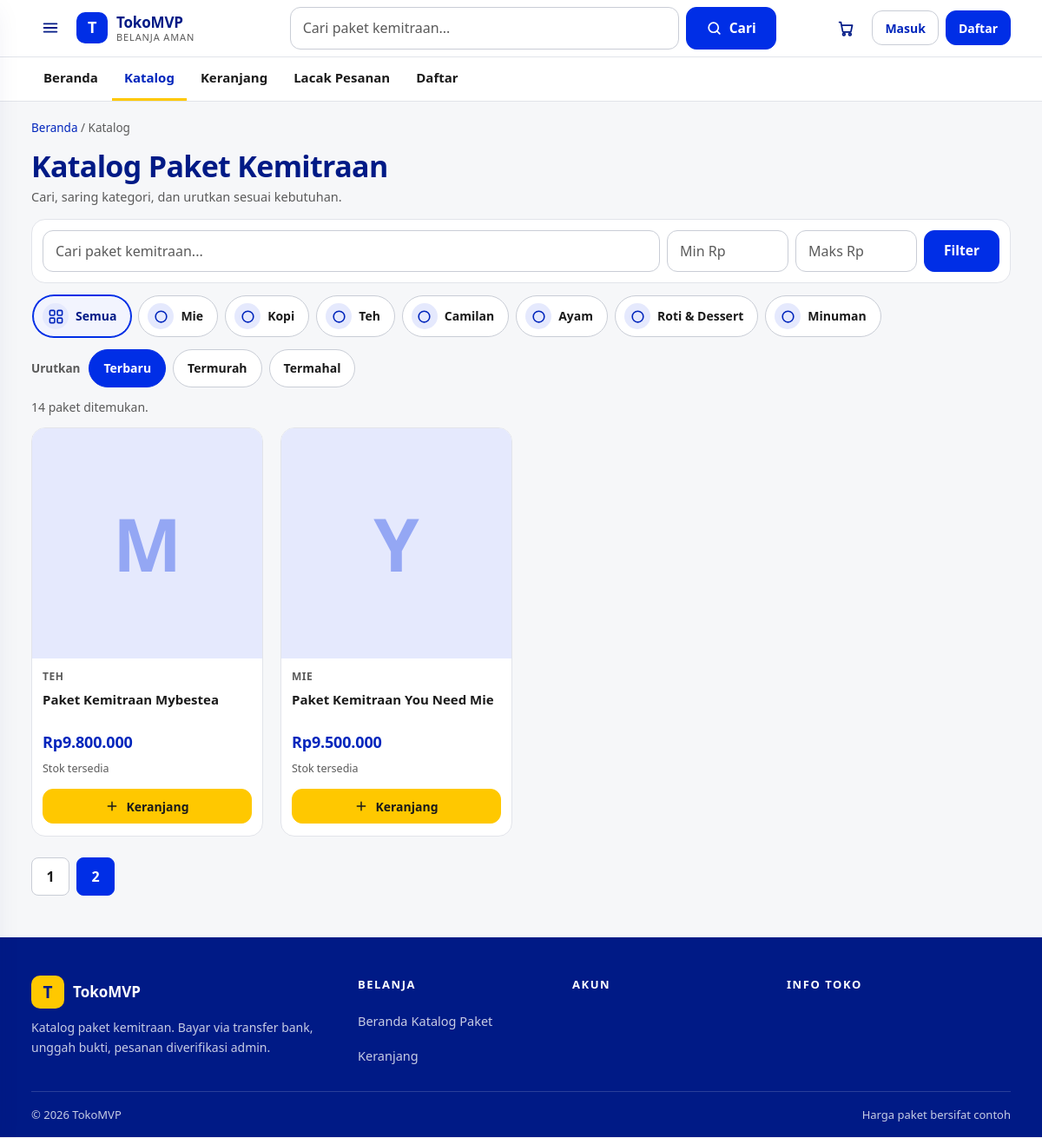
Page /products?page=2 on the committed database.
### tables this page shows
CREATE TABLE categories (
  id INT UNSIGNED AUTO_INCREMENT PRIMARY KEY,
  name VARCHAR(120) NOT NULL,
  slug VARCHAR(150) NOT NULL,
  parent_id INT UNSIGNED NULL,
  created_at DATETIME NOT NULL DEFAULT CURRENT_TIMESTAMP,
  UNIQUE KEY uq_cat_slug (slug),
  CONSTRAINT fk_cat_parent FOREIGN KEY (parent_id) REFERENCES categories(id) ON DELETE SET NULL
);

CREATE TABLE products (
  id INT UNSIGNED AUTO_INCREMENT PRIMARY KEY,
  category_id INT UNSIGNED NULL,
  name VARCHAR(200) NOT NULL,
  slug VARCHAR(220) NOT NULL,
  sku VARCHAR(80) NOT NULL,
  description TEXT NULL,
  price INT UNSIGNED NOT NULL DEFAULT 0 COMMENT 'IDR, harga dasar',
  compare_price INT UNSIGNED NULL,
  weight_gram INT UNSIGNED NOT NULL DEFAULT 0,
  status ENUM('draft','published','archived') NOT NULL DEFAULT 'draft',
  created_at DATETIME NOT NULL DEFAULT CURRENT_TIMESTAMP,
  updated_at DATETIME NOT NULL DEFAULT CURRENT_TIMESTAMP ON UPDATE CURRENT_TIMESTAMP,
  UNIQUE KEY uq_products_slug (slug),
  UNIQUE KEY uq_products_sku (sku),
  KEY idx_products_status (status),
  KEY idx_products_cat (category_id),
  FULLTEXT KEY ft_products (name, description),
  CONSTRAINT fk_prod_cat FOREIGN KEY (category_id) REFERENCES categories(id) ON DELETE SET NULL
);

### app/Views/store/catalog.php (the view, shortened to what the rows shown need)
<?php
$map = [];
try {
  $ids = array_values(array_filter(array_map(fn($p) => (int)$p['id'], $products ?? [])));
  if ($ids) {
    $in = implode(',', $ids);
    $st = \App\Core\Database::pdo()->query(
      "SELECT product_id, MIN(id) AS vid, COALESCE(SUM(stock),0) AS stock FROM product_variants WHERE product_id IN ({$in}) AND status = 'active' GROUP BY product_id"
    );
    foreach ($st->fetchAll() as $r) { $map[(int)$r['product_id']] = ['vid' => (int)$r['vid'], 'stock' => (int)$r['stock']]; }
  }
} catch (\Throwable) { $map = []; }
$f = $filters ?? ['q' => '', 'category' => '', 'min_price' => '', 'max_price' => '', 'sort' => 'newest'];
$sort = $f['sort'] ?? 'newest';
$catOrder = ['mie', 'kopi', 'teh', 'camilan', 'ayam', 'roti-dessert', 'minuman'];
$cats = array_values($categories ?? []);
usort($cats, fn($a, $b) => (array_search($a['slug'], $catOrder) <=> array_search($b['slug'], $catOrder)));
$catIcon = [
  'mie' => '<path d="M4 12h16a8 8 0 0 1-16 0z"/><path d="M8 12V6m3 6V5m3 7V6m3 6v-3"/>',
  'kopi' => '<path d="M5 9h11v6a5 5 0 0 1-5 5h-1a5 5 0 0 1-5-5z"/><path d="M16 10h2a2.5 2.5 0 0 1 0 5h-2"/>',
  'teh' => '<path d="M7 9h10l-1.5 10h-7z"/><path d="M9 9c0-3 6-3 6 0"/>',
  'camilan' => '<path d="M6 9h12l-1.5 9h-9z"/><path d="M9 5l6 0M12 5V3"/>',
  'ayam' => '<circle cx="10" cy="14" r="5"/><path d="M14 11l5-5m-2 0h3v3"/>',
  'roti-dessert' => '<path d="M5 13a4 4 0 0 1 4-4h8a4 4 0 0 1 0 8H9a4 4 0 0 1-4-4z"/>',
  'minuman' => '<path d="M10 3h4v4l2 4v8a2 2 0 0 1-2 2h-4a2 2 0 0 1-2-2v-8l2-4z"/><path d="M10 12h4"/>',
];
$chipQs = function (string $cat) use ($f): string {
  $q = ['q' => $f['q'] ?? '', 'min' => $f['min_price'] ?? '', 'max' => $f['max_price'] ?? '', 'sort' => $f['sort'] ?? 'newest'];
  if ($cat !== '') { $q['category'] = $cat; }
  return http_build_query(array_filter($q, fn($v) => $v !== ''));
};
$sortQs = function (string $s) use ($f): string {
  $q = ['q' => $f['q'] ?? '', 'category' => $f['category'] ?? '', 'min' => $f['min_price'] ?? '', 'max' => $f['max_price'] ?? '', 'sort' => $s];
  return http_build_query(array_filter($q, fn($v) => $v !== ''));
};
?>
<div class="wrap page shop">
  <nav class="crumbs" aria-label="Breadcrumb"><a href="/">Beranda</a> / <span>Katalog</span></nav>
  <div class="shop-head">
    <div>
      <h1 class="shop-title">Katalog Paket Kemitraan</h1>
      <p class="muted shop-sub">Cari, saring kategori, dan urutkan sesuai kebutuhan.</p>
    </div>
  </div>
  <form method="get" action="/products" class="shop-filter" role="search">
    <div class="shop-filter__row">
      <input class="input" type="search" id="f-q" name="q" placeholder="Cari paket kemitraan..." value="<?= View::e($f['q'] ?? '') ?>">
      <input class="input shop-filter__num" type="number" id="f-min" name="min" min="0" inputmode="numeric" placeholder="Min Rp" value="<?= View::e($f['min_price'] ?? '') ?>">
      <input class="input shop-filter__num" type="number" id="f-max" name="max" min="0" inputmode="numeric" placeholder="Maks Rp" value="<?= View::e($f['max_price'] ?? '') ?>">
      <button class="btn btn--primary" type="submit">Filter</button>
    </div>
  </form>
  <nav class="catstrip" aria-label="Kategori paket">
    <a class="catchip<?= ($f['category'] ?? '') === '' ? ' is-active' : '' ?>" href="/products<?= ($qs = $chipQs('')) !== '' ? '?' . View::e($qs) : '' ?>"<?= ($f['category'] ?? '') === '' ? ' aria-current="page"' : '' ?>>
      <span class="catchip__icon" aria-hidden="true"></span>
      <span>Semua</span>
    </a>
    <?php foreach ($cats as $c):
      $on = ($f['category'] ?? '') === $c['slug']; ?>
      <a class="catchip<?= $on ? ' is-active' : '' ?>" href="/products?<?= View::e($chipQs($c['slug'])) ?>"<?= $on ? ' aria-current="page"' : '' ?>>
        <span class="catchip__icon" aria-hidden="true"><svg width="19" height="19" viewBox="0 0 24 24" fill="none" stroke="currentColor" stroke-width="2" stroke-linecap="round" stroke-linejoin="round" aria-hidden="true"><?= $catIcon[$c['slug']] ?? '<circle cx="12" cy="12" r="8"/>' ?></svg></span>
        <span><?= View::e($c['name']) ?></span>
      </a>
    <?php endforeach; ?>
  </nav>
  <div class="sortbar" role="navigation" aria-label="Urutkan">
    <span class="sortbar__label">Urutkan</span>
    <a class="<?= $sort === 'newest' ? 'is-active' : '' ?>" <?= $sort === 'newest' ? 'aria-current="true"' : '' ?> href="/products?<?= View::e($sortQs('newest')) ?>">Terbaru</a>
    <a class="<?= $sort === 'price_asc' ? 'is-active' : '' ?>" <?= $sort === 'price_asc' ? 'aria-current="true"' : '' ?> href="/products?<?= View::e($sortQs('price_asc')) ?>">Termurah</a>
    <a class="<?= $sort === 'price_desc' ? 'is-active' : '' ?>" <?= $sort === 'price_desc' ? 'aria-current="true"' : '' ?> href="/products?<?= View::e($sortQs('price_desc')) ?>">Termahal</a>
  </div>
  <p class="result-count" role="status"><?= (int)($total ?? 0) ?> paket ditemukan.</p>
  <div class="grid grid--prods">
    <?php foreach (($products ?? []) as $p):
      $m = $map[(int)$p['id']] ?? ['vid' => null, 'stock' => 0];
      echo View::render('store/_card', ['p' => $p, 'vid' => $m['vid'], 'stock' => $m['stock']]);
    endforeach; ?>
  </div>
  <?php
  $totalPages = max(1, (int)ceil(($total ?? 0) / ($perPage ?? 12)));
  if ($totalPages > 1):
    $qs = $_GET; ?>
  <nav class="pager" aria-label="Pagination">
    <?php for ($i = 1; $i <= $totalPages; $i++): $qs['page'] = $i; ?>
      <a class="<?= $i === ($page ?? 1) ? 'is-here' : '' ?>" <?= $i === ($page ?? 1) ? 'aria-current="page"' : '' ?> href="/products?<?= View::e(http_build_query($qs)) ?>"><?= (int)$i ?></a>
    <?php endfor; ?>
  </nav>
  <?php endif; ?>
</div>

### app/Views/store/_card.php (shortened to what the rows shown need)
<?php
$brand = preg_replace('/^paket kemitraan\s+/i', '', trim($p['name'] ?? ''));
$initial = mb_strtoupper(mb_substr($brand !== '' ? $brand : trim($p['name'] ?? '?'), 0, 1));
$stock = (int)($stock ?? 0);
$stockCls = $stock <= 0 ? ' is-out' : ($stock <= 5 ? ' is-low' : '');
$stockTxt = $stock <= 0 ? 'Habis' : ($stock <= 5 ? 'Sisa ' . $stock : 'Stok tersedia');
?>
<article class="p-card">
  <a class="p-media" href="/products/<?= View::e($p['slug']) ?>" aria-label="<?= View::e($p['name']) ?>">
    <span class="p-ph" aria-hidden="true"><span class="p-ph__mark"><?= View::e($initial) ?></span></span>
  </a>
  <div class="p-body">
    <span class="p-cat"><?= View::e($p['category_name'] ?? '') ?></span>
    <a class="p-name" href="/products/<?= View::e($p['slug']) ?>"><?= View::e($p['name']) ?></a>
    <span class="p-price"><?= Helpers::rupiah($p['price']) ?></span>
    <span class="p-stock<?= $stockCls ?>"><?= View::e($stockTxt) ?></span>
    <div class="p-foot">
      <?php if (!empty($vid) && $stock > 0): ?>
      <form method="post" action="/cart/add">
        <button class="btn btn--buy btn--sm btn--block" type="submit">
          <svg width="16" height="16" viewBox="0 0 24 24" fill="none" stroke="currentColor" stroke-width="2.2" stroke-linecap="round" aria-hidden="true"><path d="M12 5v14M5 12h14"/></svg>
          Keranjang
        </button>
      </form>
      <?php else: ?>
        <a class="btn btn--ghost btn--sm btn--block" href="/products/<?= View::e($p['slug']) ?>">Lihat Detail</a>
      <?php endif; ?>
    </div>
  </div>
</article>

### app/Core/Router.php (shortened to what the rows shown need)
<?php
class Router
{
    private array $routes = [];
    private function add(string $method, string $path, callable|array $handler): void
    {
        $this->routes[] = [$method, $this->compile($path), $handler];
    }
    private function compile(string $path): string
    {
        $regex = preg_replace('#\{([a-zA-Z_][a-zA-Z0-9_]*)\}#', '(?P<$1>[^/]+)', $path);
        return '#^' . $regex . '$#';
    }
    public function dispatch(string $method, string $uri): void
    {
        $path = parse_url($uri, PHP_URL_PATH) ?? '/';
        foreach ($this->routes as [$m, $regex, $handler]) {
            if (preg_match($regex, $path, $matches)) {
                $params = array_filter($matches, 'is_string', ARRAY_FILTER_USE_KEY);
                if (is_array($handler)) {
                    [$class, $fn] = $handler;
                    (new $class())->$fn($params);
                } else {
                    $handler($params);
                }
                return;
            }
        }
    }
}

### rows in the picture
categories: name "Mie"
categories: name "Kopi"
categories: name "Teh"
categories: name "Camilan"
categories: name "Ayam"
categories: name "Roti & Dessert"
categories: name "Minuman"
products: name "M", category.name "TEH", name "Paket Kemitraan Mybestea", price "Rp9.800.000"
products: name "Y", category.name "MIE", name "Paket Kemitraan You Need Mie", price "Rp9.500.000"

### other values in the picture
$total "14"
